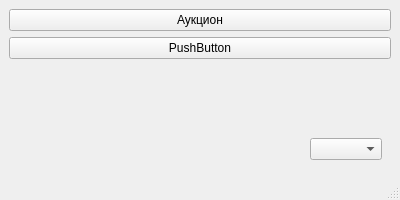
<?xml version="1.0" encoding="UTF-8"?>
<ui version="4.0">
 <class>MainWindow</class>
 <widget class="QMainWindow" name="MainWindow">
  <property name="geometry">
   <rect>
    <x>0</x>
    <y>0</y>
    <width>400</width>
    <height>200</height>
   </rect>
  </property>
  <property name="windowTitle">
   <string>MainWindow</string>
  </property>
  <widget class="QWidget" name="centralwidget">
   <layout class="QVBoxLayout" name="verticalLayout">
    <item>
     <widget class="QPushButton" name="pushButton">
      <property name="text">
       <string>Аукцион</string>
      </property>
     </widget>
    </item>
    <item>
     <widget class="QPushButton" name="pushButton_2">
      <property name="text">
       <string>PushButton</string>
      </property>
     </widget>
    </item>
    <item>
     <spacer name="verticalSpacer">
      <property name="orientation">
       <enum>Qt::Vertical</enum>
      </property>
      <property name="sizeHint" stdset="0">
       <size>
        <width>20</width>
        <height>20</height>
       </size>
      </property>
     </spacer>
    </item>
    <item>
     <widget class="QWidget" name="widget" native="true">
      <layout class="QHBoxLayout" name="horizontalLayout_2">
       <item>
        <spacer name="horizontalSpacer">
         <property name="orientation">
          <enum>Qt::Horizontal</enum>
         </property>
         <property name="sizeHint" stdset="0">
          <size>
           <width>20</width>
           <height>20</height>
          </size>
         </property>
        </spacer>
       </item>
       <item>
        <widget class="QComboBox" name="comboBox"/>
       </item>
      </layout>
     </widget>
    </item>
   </layout>
  </widget>
  <widget class="QMenuBar" name="menubar">
   <property name="geometry">
    <rect>
     <x>0</x>
     <y>0</y>
     <width>400</width>
     <height>22</height>
    </rect>
   </property>
  </widget>
  <widget class="QStatusBar" name="statusbar"/>
 </widget>
 <resources/>
 <connections/>
</ui>
